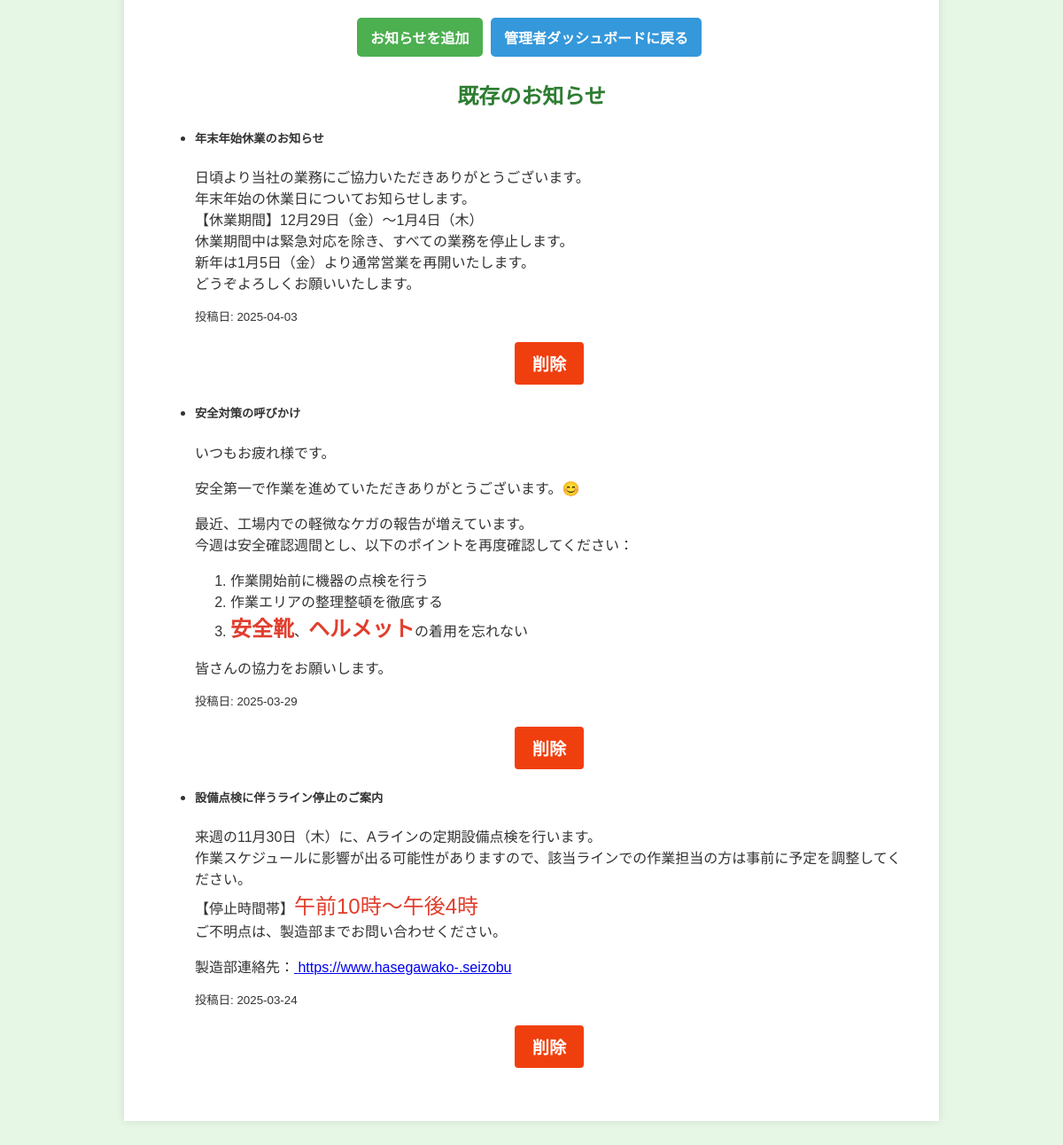
Page /admin/announcements (signed in, lower part) on the earlier database version.
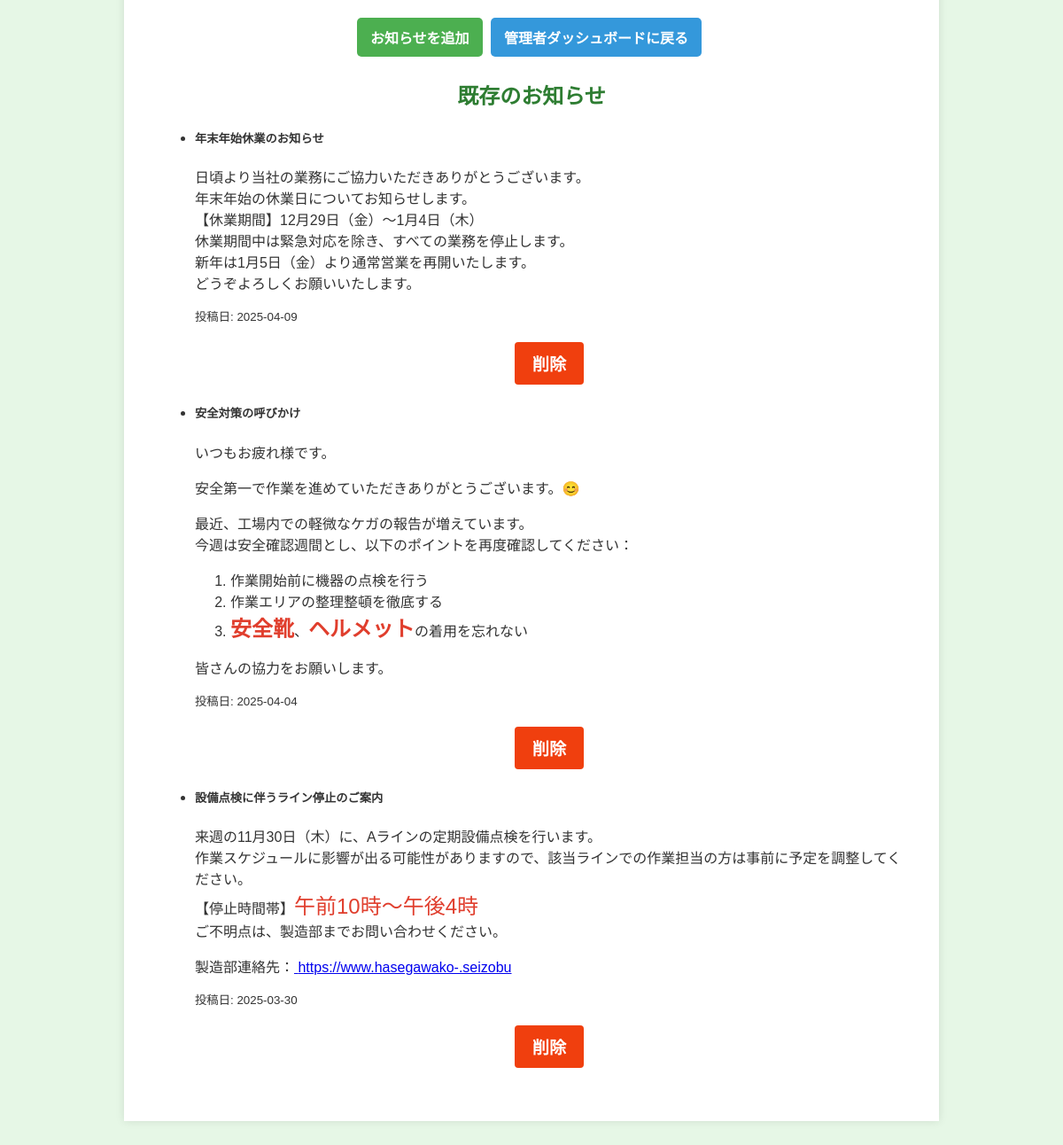
Same page on the later database version.
### models.py (models this page shows)
class Announcement(db.Model):
    id = db.Column(db.Integer, primary_key=True)
    title = db.Column(db.String(100), nullable=False)
    content = db.Column(db.Text, nullable=False)
    date = db.Column(db.DateTime, default=lambda: datetime.now(timezone('Asia/Tokyo')))

### routes.py (the view, shortened to what this page needs)
@app.route('/admin/announcements', methods=['GET', 'POST'])
@login_required
def manage_announcements():
    if not current_user.is_admin:
        flash("管理者のみアクセス可能です。", "error")
        return redirect(url_for('home'))
    announcements = Announcement.query.order_by(Announcement.date.desc()).all()
    return render_template('manage_announcements.html', announcements=announcements)

### routes.py (called while the page is built)
@login_manager.user_loader
def load_user(user_id):
    return User.query.get(int(user_id))

### templates/manage_announcements.html (shortened to what this page needs)
{% extends "base.html" %}
{% block content %}
<div class="container">
    <div class="card mb-4">
        <div class="card-body">
            <form action="{{ url_for('manage_announcements') }}" method="POST">
                <div class="form-group">
                </div>
                <button type="submit" class="btn btn-info mt-3">お知らせを追加</button>
                <a class="btn btn-secondary" href="{{ url_for('admin') }}">管理者ダッシュボードに戻る</a>
            </form>
        </div>
    </div>
    <h2 class="text-center">既存のお知らせ</h2>
    <ul class="list-group mb-4">
        {% for announcement in announcements %}
            <li class="list-group-item d-flex justify-content-between align-items-center">
                <div>
                    <h5>{{ announcement.title }}</h5>
                    <p>{{ announcement.content|safe }}</p>
                    <small class="text-muted">投稿日: {{ announcement.date.strftime('%Y-%m-%d') }}</small>
                </div>
                <form action="{{ url_for('delete_announcement', id=announcement.id) }}" method="POST" onsubmit="return confirm('本当に削除しますか？');">
                    <button type="submit" class="delete-btn">削除</button>
                </form>
            </li>
        {% else %}
            <p class="list-group-item text-center">現在お知らせはありません。</p>
        {% endfor %}
    </ul>
</div>
{% endblock %}

Differences in the rows shown:
changed Announcement "年末年始休業のお知らせ": date "2025-04-03" → "2025-04-09"
changed Announcement "安全対策の呼びかけ": date "2025-03-29" → "2025-04-04"
changed Announcement "設備点検に伴うライン停止のご案内": date "2025-03-24" → "2025-03-30"
